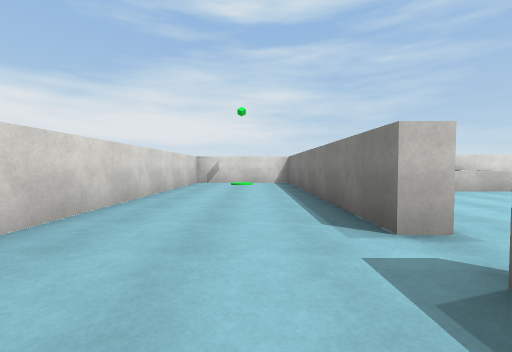
view 1 (above)

22 first-person views from a walk through a 3-D level made in the Unity game engine. The camera is 1.2 m above the floor, tilts 2° down and sees 90° across. The floor is counted in squares, 2 m on a side. Each view is taken from the middle of a square. On the plan, view 1 faces up. The plan holds only what a view shows up to about 9 squares ahead; the rest is blank. The player is left out. Door leaves are left out, so doorways stand open. Surface patterns are stand-ins for the level's own textures.

view 2
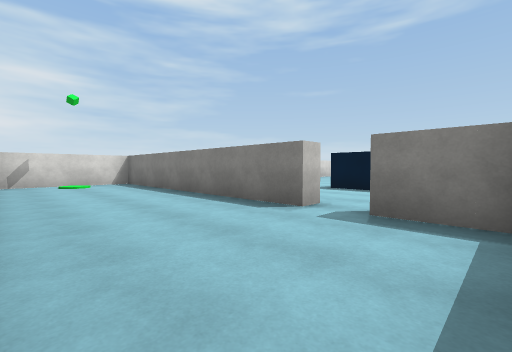

view 3
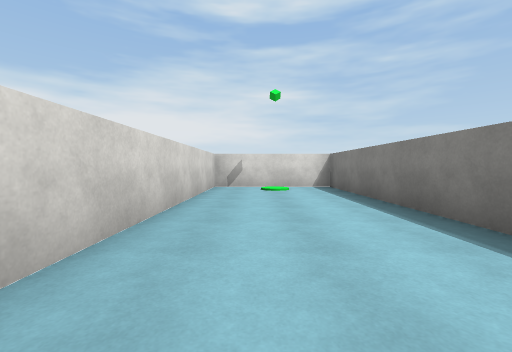

view 4
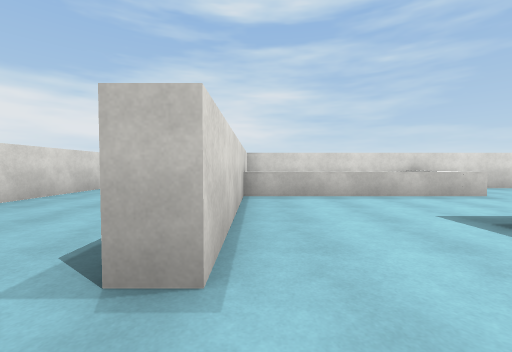

view 5
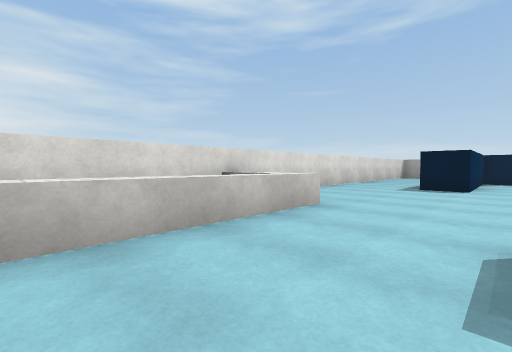

view 6
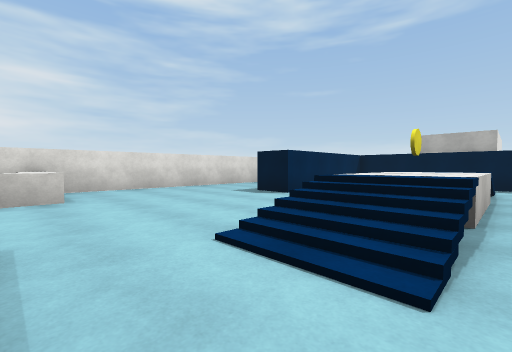

view 7
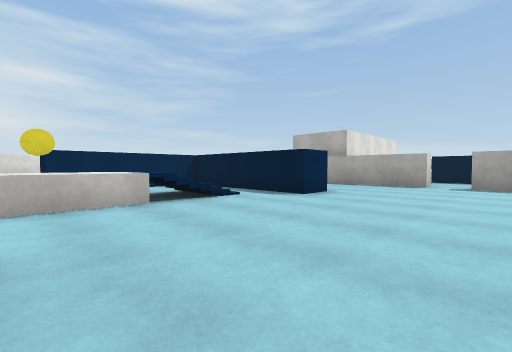

view 8
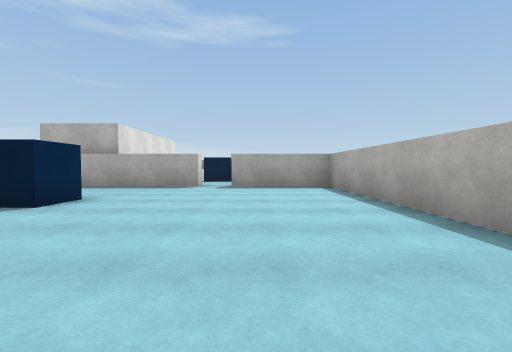

view 9
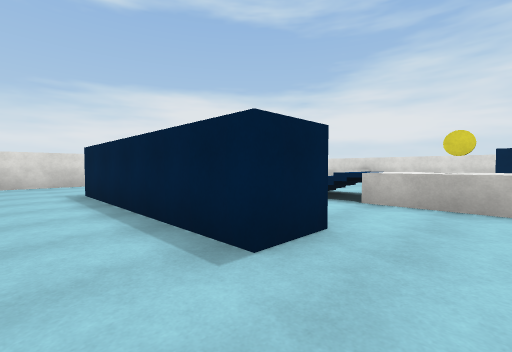

view 10
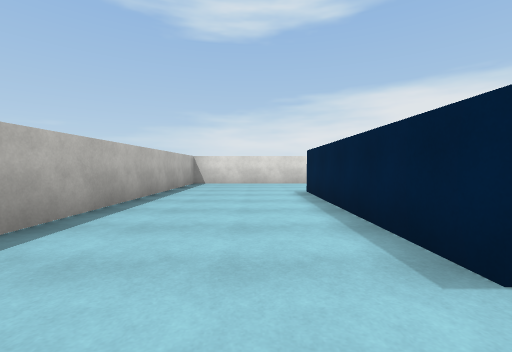

view 11
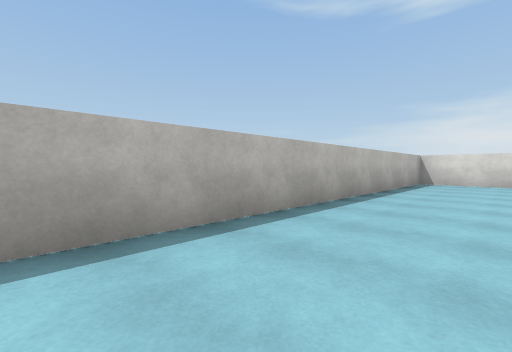

view 12
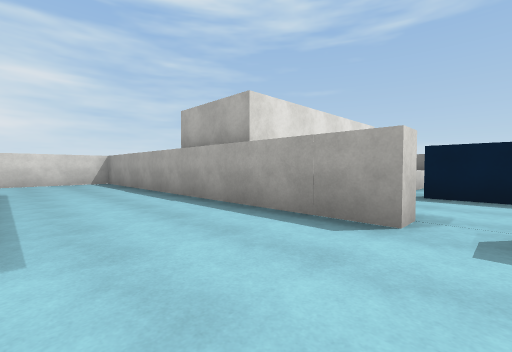

view 13
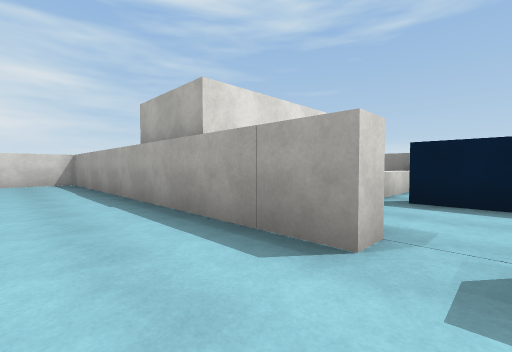

view 14
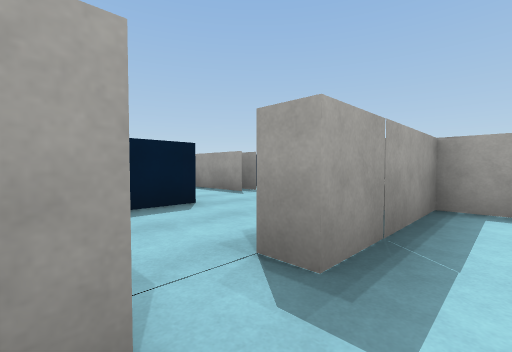

view 15
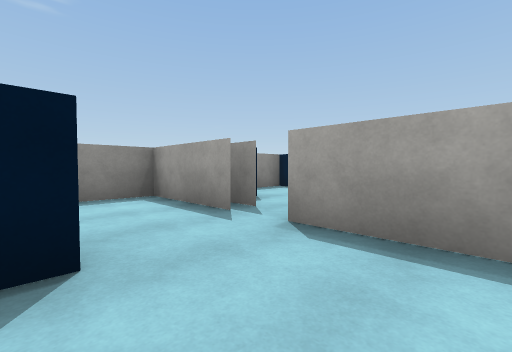

view 16
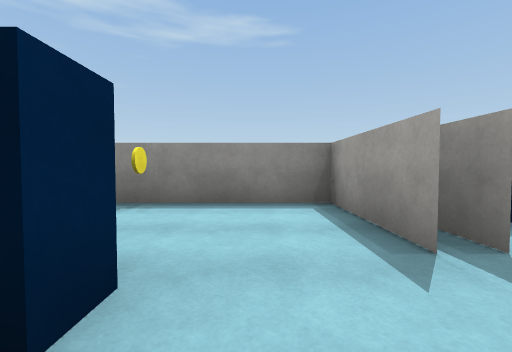

view 17
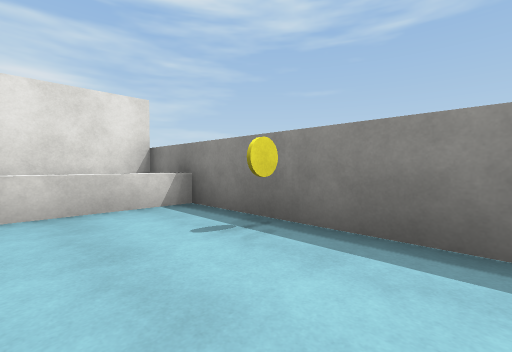

view 18
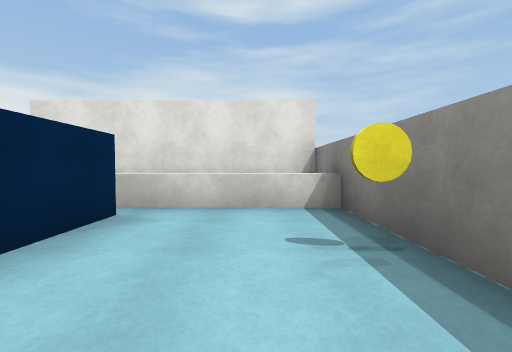

view 19
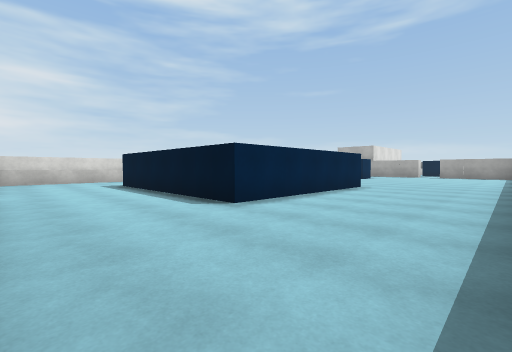

view 20
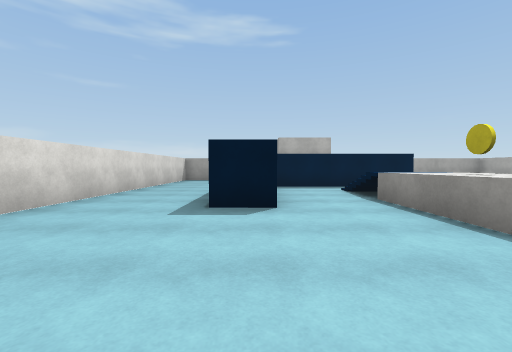

view 21
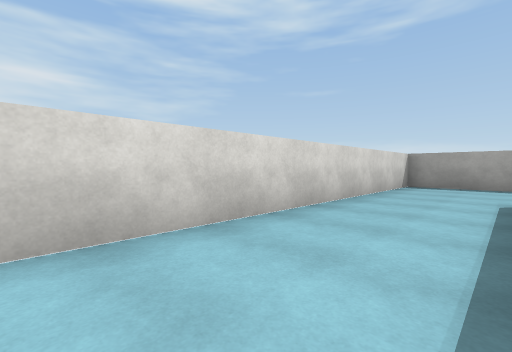

view 22
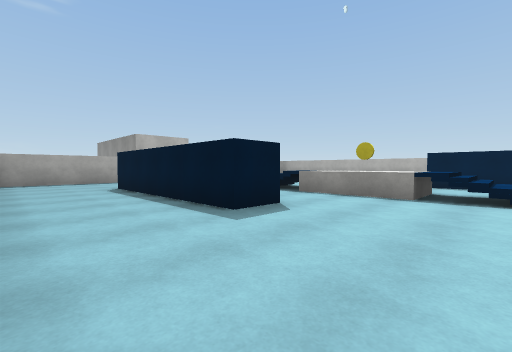

### Floor plan
Key: @ floor where view 1 was taken; # wall or solid block; . main floor; : floor 1 m higher than the main floor; / step, stairs or slope; D open door; = window, fence, low wall or low ledge; ^ raised ledge; O other object.
Columns run from 3 left of view 1 to 26 right of it. Each row starts with its distance up from view 1.
 10 ######
  9 #....#   ##############
  8 #....#####............#
  7 #...#=^^^^............#
  6 #...#.................#
  5 #...#.........#####...#
  4 #...#.............#...#
  3 #...#...#.........#...#
  2 #...DD..#../:O::/.#...#
  1  ...#...#..//.....#...#######
  0  ..@#...#  ...........#  ^^^##
 -1     #...#####.........#..#...#
 -2     #.................D..#..O#
 -3     #.................#..#...#
 -4     #.................#......#
 -5     #.................###D####
 -6     ###################  D.#
 -7                           ..
 -8                            ..#
 -9                             .#
-10                             ##

Where each view was taken, in squares from view 1:
view 1: 0 up, 0 right, facing up
view 2: 0 up, 2 left, facing up-right
view 3: 2 up, 1 left, facing up
view 4: 1 up, 2 right, facing up
view 5: 4 up, 3 right, facing up-right
view 6: 1 up, 6 right, facing up-right
view 7: 3 down, 10 right, facing up-right
view 8: 3 down, 11 right, facing right
view 9: 3 down, 11 right, facing up-left
view 10: 3 down, 11 right, facing left
view 11: 3 down, 12 right, facing down-left
view 12: 2 down, 16 right, facing up-right
view 13: 2 down, 17 right, facing up-right
view 14: 1 down, 18 right, facing down-right
view 15: 3 down, 20 right, facing down-right
view 16: 4 down, 21 right, facing right
view 17: 4 down, 23 right, facing up-right
view 18: 4 down, 24 right, facing up
view 19: 5 down, 2 right, facing up-right
view 20: 5 up, 7 right, facing right
view 21: 6 up, 10 right, facing up-right
view 22: 8 up, 8 right, facing down-right
